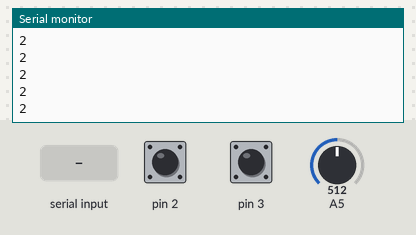
Simulated run of this sketch. Board: Arduino Uno, built with avr-gcc and run on an emulated ATmega328P. On the bench: the last lines printed to the serial monitor. Inputs (shaded band) come from the test bench; at power-on: pin 2 HIGH, pin 3 HIGH, A5 = 512. Storage starts empty; the audio player accepts every command and is not drawn.

Above: at 1.2 s.
1.3 s: pin 2 pulled LOW for 0.15 s
2.9 s: pin 3 pulled LOW for 0.15 s
4.5 s: "1" received over the second serial link
6.0 s: A5 set to 716
At 7.0 s:
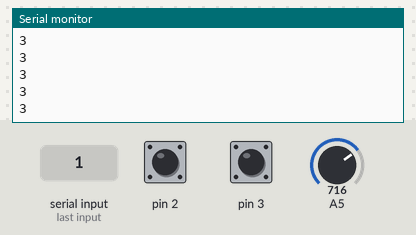
7.5 s: pin 3 pulled LOW for 1 s
At 8.0 s:
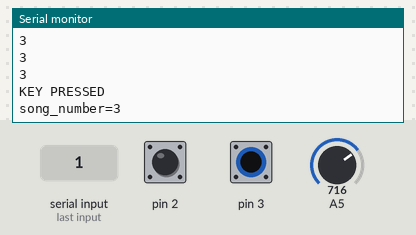

The sketch:

Final_program.ino
```cpp
#include <SoftwareSerial.h>
#include <SD.h>
#include <TMRpcm.h>
#include <SPI.h>
#define SD_ChipSelectPin 4
TMRpcm music;
SoftwareSerial lyck(7, 8);
int song_number = 1;
boolean debounce1 = true;
boolean debounce2 = true;
boolean play_pause;
int volstate = 0;
int mappedvol = 0;
void setup() {
  lyck.begin(9600);
  Serial.begin(9600);
  music.speakerPin = 9;
  if (!SD.begin(SD_ChipSelectPin)) {
    Serial.println("SD fail");
    return;
  }
  pinMode(2, INPUT_PULLUP);
  pinMode(3, INPUT_PULLUP);
  pinMode(3, INPUT_PULLUP);
  volstate=analogRead(A5);
  mappedvol=map(volstate,0,1023,0,5);
  music.setVolume(mappedvol);
  music.quality(1);
}
void loop() {
  volstate=analogRead(A5);
  mappedvol=map(volstate,0,1023,0,5);
  music.setVolume(mappedvol);
  Serial.println(mappedvol);
  if (digitalRead(2) == LOW) {
    music.pause();
    Serial.println("PLAY / PAUSE");
    delay(500);
  }
  if (lyck.available()) {
    int lyckvol = lyck.read();
    if (lyckvol == '1')
    {
      music.play("1.wav");
      Serial.print("Song played!");
    }
    if (lyckvol == '2')
    {
      music.play("2.wav");
      Serial.print("Song played!");
    }
    if (lyckvol == '3')
    {
      music.play("3.wav");
      Serial.print("Song played!");
    }
    if (lyckvol == '4')
    {
      music.play("4.wav");
      Serial.print("Song played!");
    }
    if (lyckvol == 'p' || lyckvol == 'P')
    {
      music.pause();
      Serial.println("PLAY / PAUSE");
    }
    if (lyckvol == 'n' || lyckvol == 'N')
    {
      song_number++;
    }
  }
  if (digitalRead(3) == LOW)
  {
    song_number++;
    if (song_number == 5)
    {
      song_number = 1;
    }
    Serial.println("KEY PRESSED");
    Serial.print("song_number=");
    Serial.println(song_number);
    if (song_number == 1)
    {
      music.play("1.wav");
    }
    if (song_number == 2)
    {
      music.play("2.wav");
    }
    if (song_number == 3)
    {
      music.play("3.wav");
    }
    if (song_number == 4)
    {
      music.play("4.wav");
    }
    delay(500);
  }
}
```

Measured:
- after the input at 6.0 s, the serial monitor: prints a new line after 0.07 s (image 1)
- after the input at 7.5 s, the serial monitor: prints a new line after 0.07 s (image 2)
